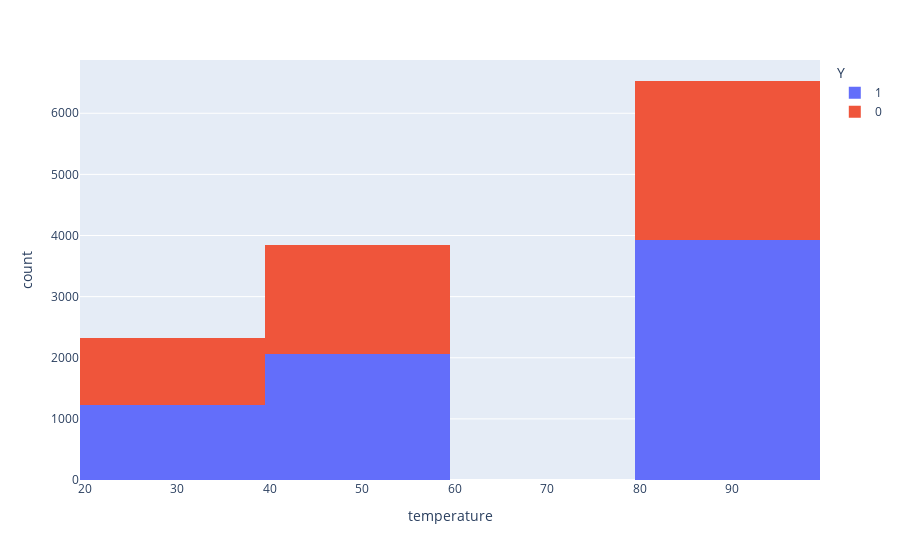

Write notebook code for a chart like this one.
### Code cell
#At What temparature is the coupon acceptance rate higher
px.histogram(data,x="temperature",color="Y")

### Figure 1 — Plotly figure (JSON) as saved in the notebook; plotly's stock layout.template omitted (floating-point values rounded to 4 significant figures; data arrays with more than 128 entries replaced by an {"elided": "..."} marker saying what was removed)
{"data": [{"alignmentgroup": "True", "bingroup": "x", "hovertemplate": "Y=1<br>temperature=%{x}<br>count=%{y}<extra></extra>", "legendgroup": "1", "marker": {"color": "#636efa", "pattern": {"shape": ""}}, "name": "1", "offsetgroup": "1", "orientation": "v", "showlegend": true, "type": "histogram", "x": {"elided": "7210 int values"}, "xaxis": "x", "yaxis": "y"}, {"alignmentgroup": "True", "bingroup": "x", "hovertemplate": "Y=0<br>temperature=%{x}<br>count=%{y}<extra></extra>", "legendgroup": "0", "marker": {"color": "#EF553B", "pattern": {"shape": ""}}, "name": "0", "offsetgroup": "0", "orientation": "v", "showlegend": true, "type": "histogram", "x": {"elided": "5474 int values"}, "xaxis": "x", "yaxis": "y"}], "layout": {"barmode": "relative", "legend": {"title": {"text": "Y"}, "tracegroupgap": 0}, "margin": {"t": 60}, "xaxis": {"anchor": "y", "domain": [0, 1], "title": {"text": "temperature"}}, "yaxis": {"anchor": "x", "domain": [0, 1], "title": {"text": "count"}}}}
